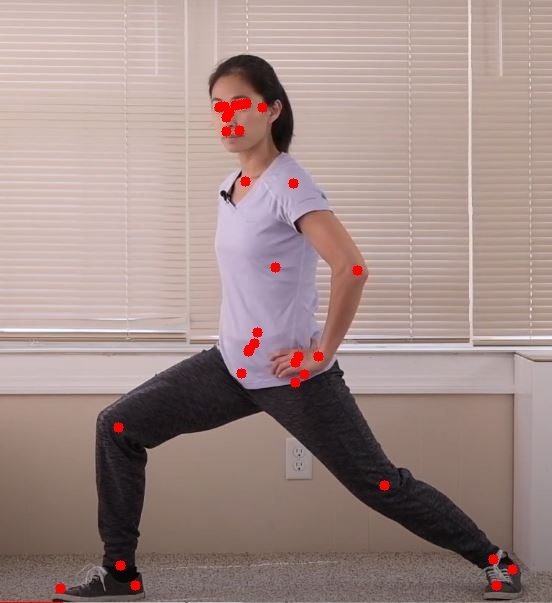
#> input picture annotated images/annotated_Mountain_Climbing_Stance.jpg, 552 x 603 px, found by its file name; its folder holds 4 pictures in this run
$ python 'data formatting.py'
#> lines starting #> are read from the running program, lines starting #| are printed output that depends on the picture
import cv2
import os

# Folder containing your original images
input_folder = 'C:/Users/Toshiba_2/Desktop/acts/annotated images'

# Folder to save resized images
output_folder = 'C:/Users/Toshiba_2/Desktop/acts/taijiquan8'

# Target resolution
target_width, target_height = 400, 400

# List all image files in the input folder
image_files = [f for f in os.listdir(input_folder) if f.endswith(('.jpg', '.jpeg', '.png'))]

for image_file in image_files:
    # Load the image
    image_path = os.path.join(input_folder, image_file)
    image = cv2.imread(image_path)
#> image is the input picture: shape (603, 552, 3); mean B, G, R 136.3, 140.1, 161.5

    if image is not None:
        # Resize the image
        resized_image = cv2.resize(image, (target_width, target_height))
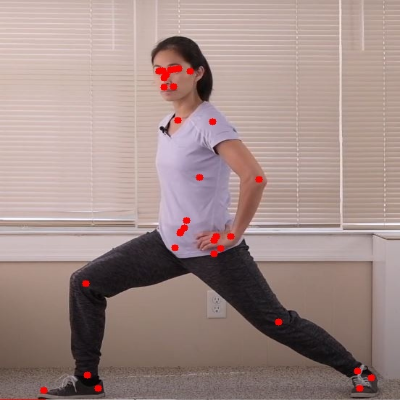
#> resized_image: shape (400, 400, 3); mean B, G, R 136.1, 140, 161.4

        # Save the resized image to the output folder
        output_path = os.path.join(output_folder, image_file)
        cv2.imwrite(output_path, resized_image)
    else:
        print(f"Error loading {image_file}")
#> pass 2 of the loop `for image_file in image_files:`:
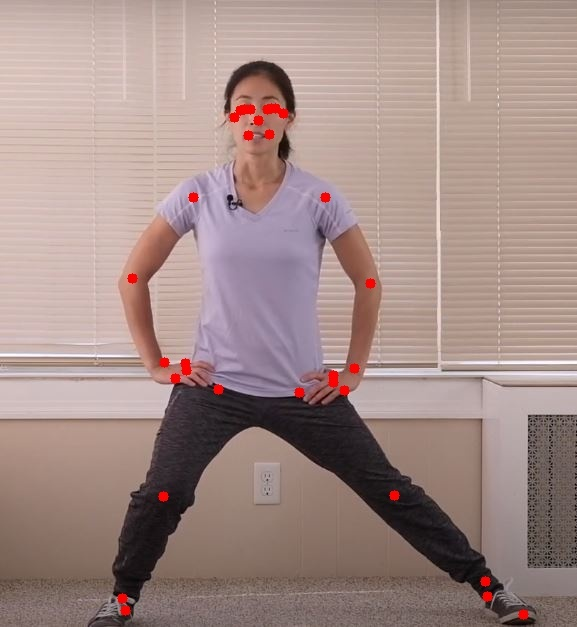
#> input picture annotated images/annotated_Mountain_Tame_the_Tiger_Stance.jpg, 577 x 627 px, found by its file name
#> image is the input picture: shape (627, 577, 3); mean B, G, R 135.4, 140.1, 163
#> `resized_image = cv2.resize(image, (target_width, target_height))`:
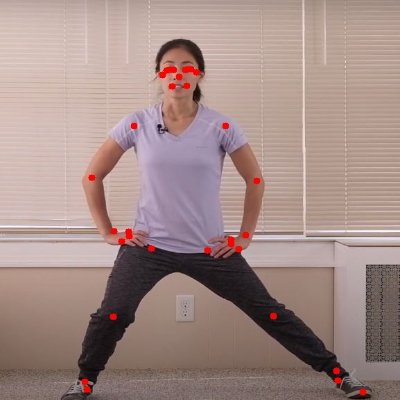
#> resized_image: shape (400, 400, 3); mean B, G, R 135.3, 139.9, 162.9
#> pass 3 of the loop `for image_file in image_files:`:
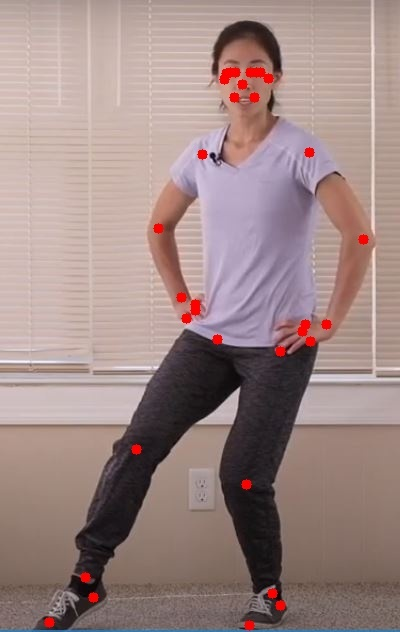
#> input picture annotated images/annotated_false_stance 1.jpg, 400 x 632 px, found by its file name
#> image is the input picture: shape (632, 400, 3); mean B, G, R 132.9, 135.6, 158.1
#> `resized_image = cv2.resize(image, (target_width, target_height))`:
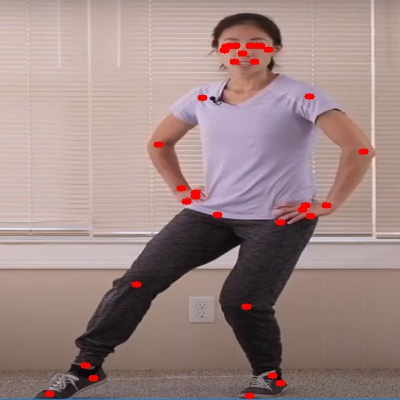
#> resized_image: shape (400, 400, 3); mean B, G, R 132.8, 135.5, 158
#> the loop made 4 passes; the first 3 are shown

print("Image resizing complete.")
